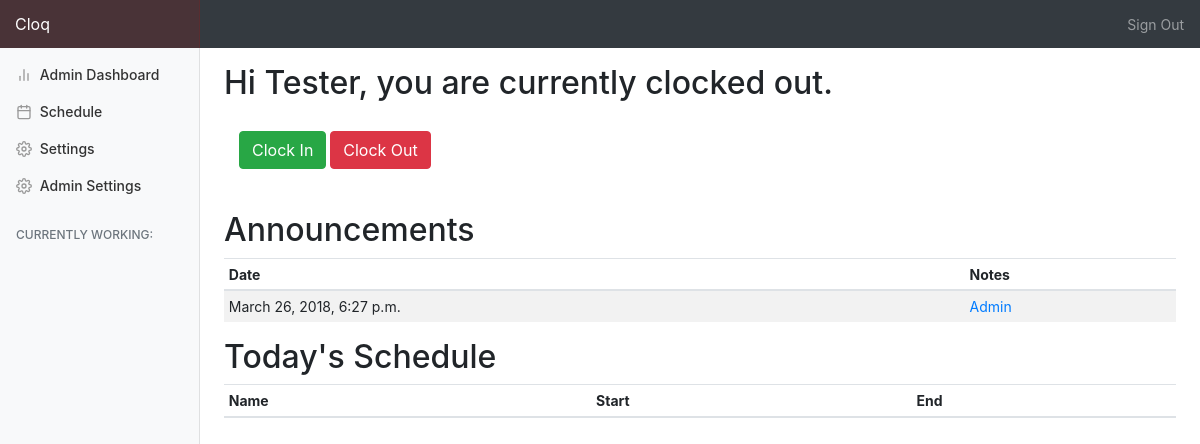
Before: /cloq/dashboard with the older database file.
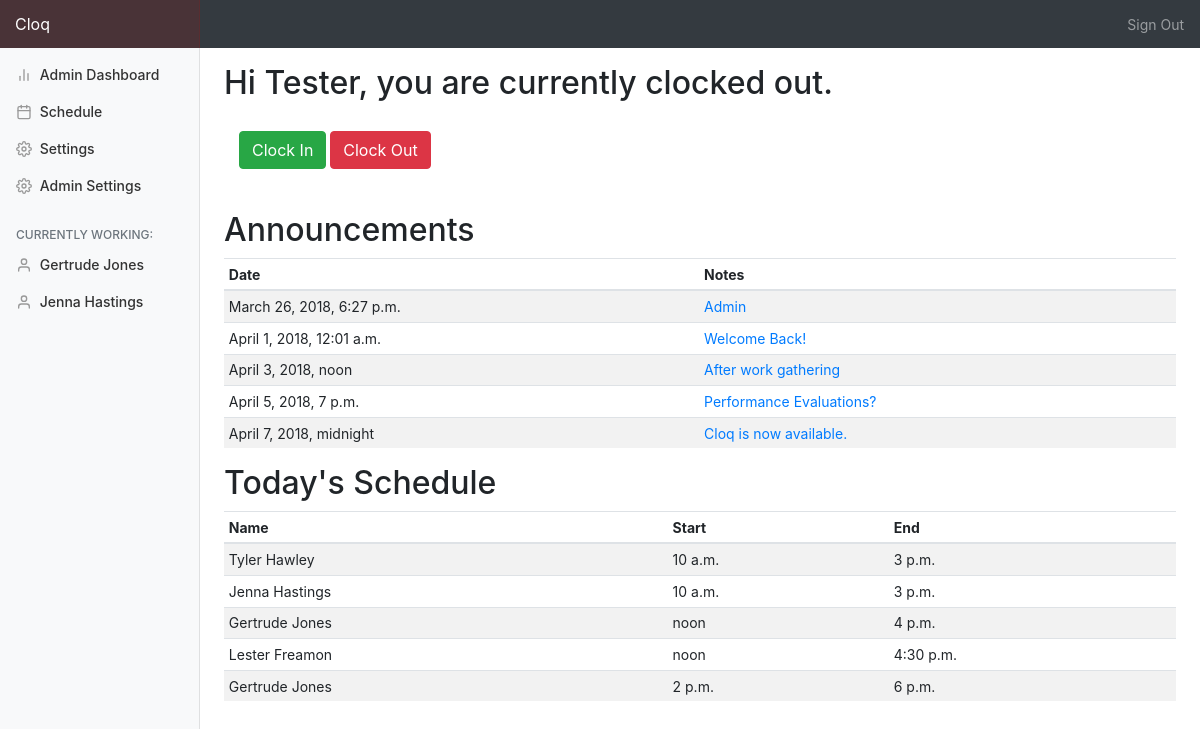
After: the same page with the newer database file.
### Cloq/models.py (models this page shows, shortened)
class user(models.Model):
    uid = models.AutoField(primary_key = True, help_text="User identifier.")
    usertype = models.IntegerField(help_text = "User type (1 = user, 2 = admin).")
    firstname = models.CharField(max_length=100, help_text = "First name.")
    lastname = models.CharField(max_length=100, help_text = "Last name.")
    username = models.CharField(max_length=30, help_text = "Username.")
    password = models.CharField(max_length=255, help_text = "Hashed user password.")
    email = models.EmailField(help_text = "User email.")
    notification = models.BooleanField(help_text = "Receive email notifications?")
    pronoun = models.CharField(max_length=30,blank=True,default="they/them/theirs", help_text = "User pronouns.")
    phone_regex = RegexValidator(regex=r'^(\+\d{1,2}\s)?\(?\d{3}\)?[\s.-]\d{3}[\s.-]\d{4}$', message="Phone number must be entered in the format: '+1 (888) 888-8888'.")
    phone = models.CharField(validators=[phone_regex], max_length=20, help_text = "User phone number.", default="+1 (888) 888-8888")
    overtime = models.BooleanField(help_text = "Work overtime?")

class announcement(models.Model):
    aid = models.AutoField(primary_key = True, help_text = "Announcement identifier.")
    text = models.TextField(help_text = "Announcement body.")
    time = models.DateTimeField(default=datetime.now, help_text="Announcement datetime.")
    usertype = models.IntegerField(help_text = "Viewable by (1 = all users, 2 = admins only)")
    title = models.CharField(max_length=255, help_text = "Announcement title.")

### Cloq/views.py (the view)
# urls.py: path('dashboard', views.dash, name ='dash'),
def dash(request):
    announcements = announcement.objects.all()
    today_times = getTodaysSchedule()
    today_users = list()
    for today_time in today_times:
        today_users.append((user.objects.filter(uid=today_time.uid)[0].firstname,
                            user.objects.filter(uid=today_time.uid)[0].lastname,
                            today_time.uid,
                            today_time.start.time,
                            today_time.end.time))
    return render(
        request,
        'catalog/user_dash.html',
        context={**{'announcements': announcements,
                      'today_sched': today_times,
                      'today_users': today_users},
                   **template()}
    )

### Cloq/views.py (called while the page is built)
def template():
    current_user = user.objects.all()[0]
    times = time.objects.all()[0]
    return {"current_user": current_user, 'working': getCurrentWorking()}

def getCurrentWorking():
    working = list()
    uids = set()
    for time_obj in time.objects.all():
        uids.add(time_obj.uid)
    for uid_obj in uids:
        if is_working(uid_obj):
            working.append(uid_obj)
    return list(map(lambda x: user.objects.filter(uid=x)[0], working))

def is_working(uid_obj):
    for time_obj in time.objects.filter(uid=uid_obj).order_by('start').reverse():
        if time_obj.timetype == PUNCH_OUT:
            return False
        elif time_obj.timetype == PUNCH_IN:
            return True
    return False

def getTodaysSchedule():
    return time.objects.filter(timetype=SHIFT).\
        filter(start__date=date(year=2018, month=4, day=2)).\
        order_by('start')

### Cloq/templates/catalog/user_dash.html (shortened to what this page needs)
{% extends "template.html" %}
{% block content %}
<h2>Hi {{ current_user.firstname }}, you are currently {% if current_user.uid in working%} clocked in. {% else %} clocked out. {% endif %}</h2>
    <div class="container-fluid">
        <br>
        <button type="button" class="btn btn-primary btn-success" data-toggle="modal" data-target="#clockin">
            Clock In
        </button>
        <button type="button" class="btn btn-primary btn-danger" data-toggle="modal" data-target="#clockout">
            Clock Out
        </button>
    </div>
    <br>
    <br>
  <h2>Announcements</h2>
  <div class="table-responsive">
    <table class="table table-striped table-sm">
      <thead>
        <tr>
          <th>Date</th>
          <th>Notes</th>
        </tr>
      </thead>
      <tbody>
        {% for announce in announcements %}
        <tr>
          <td>{{ announce.time }}</td>
          <td>
              <a href="#" data-toggle="modal" data-target="#bannerformmodal{{announce.aid}}">{{ announce.title }}</a>
          </td>
        </tr>
      {% endfor %}
      </tbody>
    </table>
  </div>
  <h2>Today's Schedule</h2>
  <div class="table-responsive">
    <table class="table table-striped table-sm">
      <thead>
        <tr>
          <th>Name</th>
          <th>Start</th>
          <th>End</th>
        </tr>
      </thead>
      <tbody>
        {% for first_n, last_n, user_id, start_t, end_t in today_users %}
        <tr>
          <td>{{ first_n }} {{last_n}}</td>
          <td>{{ start_t }}</td>
          <td>{{ end_t }}</td>
        </tr>
        {% endfor %}
      </tbody>
    </table>
  </div>
  {% endblock %}

### Cloq/templates/template.html (shortened to what this page needs)
<!doctype html>
<html lang="en">
<head>
    {% load static %}
    <link rel="stylesheet" href="{% static 'css/bootstrap.min.css' %}">
    <link href="{% static 'css/dashboard.css' %}" rel="stylesheet">
</head>
<body>
    <nav class="navbar navbar-dark sticky-top bg-dark flex-md-nowrap p-0">
        <a class="navbar-brand col-sm-3 col-md-2 mr-0" href="#">Cloq</a>
        <ul class="navbar-nav px-3">
            <li class="nav-item text-nowrap">
                <a class="nav-link" href="catalog/logout.html">Sign Out</a>
            </li>
        </ul>
    </nav>
    <div class="container-fluid">
        <div class="row">
            {% block sidebar %}
                <nav class="col-md-2 d-none d-md-block bg-light sidebar">
                    <div class="sidebar-sticky">
                        <ul class="nav flex-column">
                            {% if current_user.usertype == 2 %}
                            <li class="nav-item">
                                <a class="nav-link active" href="{% url 'dash' %}">
                                    <span data-feather="home"></span>
                                    Dashboard <span class="sr-only">(current)</span>
                                </a>
                            </li>
                            {% else %}
                            <li class="nav-item">
                                <a class="nav-link" href="{% url 'admin_dash' %}">
                                    <span data-feather="bar-chart-2"></span>
                                    Admin Dashboard
                                </a>
                            </li>
                            {% endif %}
                            <li class="nav-item">
                                <a class="nav-link" href="{% url 'schedule' %}">
                                    <span data-feather="calendar"></span>
                                    Schedule
                                </a>
                            </li>
                            <li class="nav-item">
                                <a class="nav-link" href="{% url 'settings' %}">
                                    <span data-feather="settings"></span>
                                    Settings
                                </a>
                            </li>
                            <li class="nav-item">
                                <a class="nav-link" href="admin_settings.html">
                                    <span data-feather="settings"></span>
                                    Admin Settings
                                </a>
                            </li>
                        </ul>
                        <h6 class="sidebar-heading d-flex justify-content-between align-items-center px-3 mt-4 mb-1 text-muted">
                            <span>Currently Working:</span>
                        </h6>
                        <ul class="nav flex-column mb-2">
                            {% if working %}
                            {% for worker in working %}
                            <li class="nav-item">
                                <a class="nav-link" href="#">
                                    <span data-feather="user"></span>
                                    {{ worker.firstname }} {{ worker.lastname }}
                                </a>
                            </li>
                            {% endfor %}
                            {% endif %}
                        </ul>
                    </div>
                </nav>
            {% endblock %}
            <main role="main" class="col-md-9 ml-sm-auto col-lg-10 pt-3 px-4">
                {% block content %}{% endblock %}
            </main>
        </div>
    </div>
</body>
</html>

### Cloq/static/css/dashboard.css (style rules this page uses)
body { font-size: .875rem; }
.feather { width: 16px; height: 16px; vertical-align: text-bottom; }
.sidebar { position: fixed; top: 0; bottom: 0; left: 0; z-index: 100; padding: 0; box-shadow: inset -1px 0 0 rgba(0, 0, 0, .1); }
.sidebar-sticky { position: -webkit-sticky; position: sticky; top: 48px; height: calc(100vh - 48px); padding-top: .5rem; overflow-x: hidden; overflow-y: auto; }
.sidebar .nav-link { font-weight: 500; color: #333; }
.sidebar .nav-link .feather { margin-right: 4px; color: #999; }
.sidebar-heading { font-size: .75rem; text-transform: uppercase; }
.navbar-brand { padding-top: .75rem; padding-bottom: .75rem; font-size: 1rem; background-color: rgba(136, 28, 28, .25); box-shadow: inset -1px 0 0 rgba(136, 28, 28, .25); }

Changed rows visible on the page:
added user: firstname "Gertrude", lastname "Jones", today_users "Gertrude" "Gertrude", today_users "Jones" "Jones"
added user: firstname "Jenna", lastname "Hastings", today_users "Jenna", today_users "Hastings"
added announcement: time "April 1, 2018, 12:01 a.m.", title "Welcome Back!"
added announcement: time "April 3, 2018, noon", title "After work gathering"
added announcement: time "April 5, 2018, 7 p.m.", title "Performance Evaluations?"
added announcement: time "April 7, 2018, midnight", title "Cloq is now available."
added user: today_users "Tyler", today_users "Hawley"
added user: today_users "Lester", today_users "Freamon"
Other visible differences:
new list line: "10 a.m. 3 p.m."
new list line: "noon 4 p.m."
new list line: "noon 4:30 p.m."
new list line: "2 p.m. 6 p.m."
